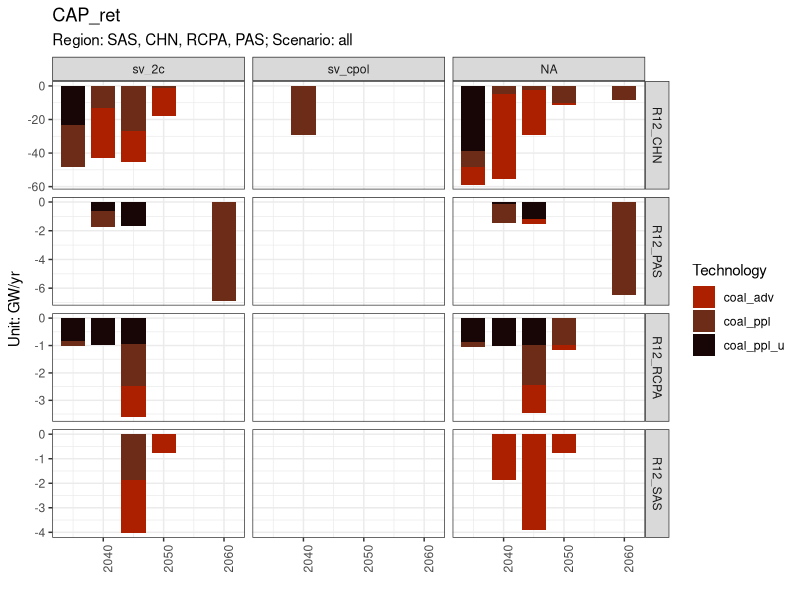
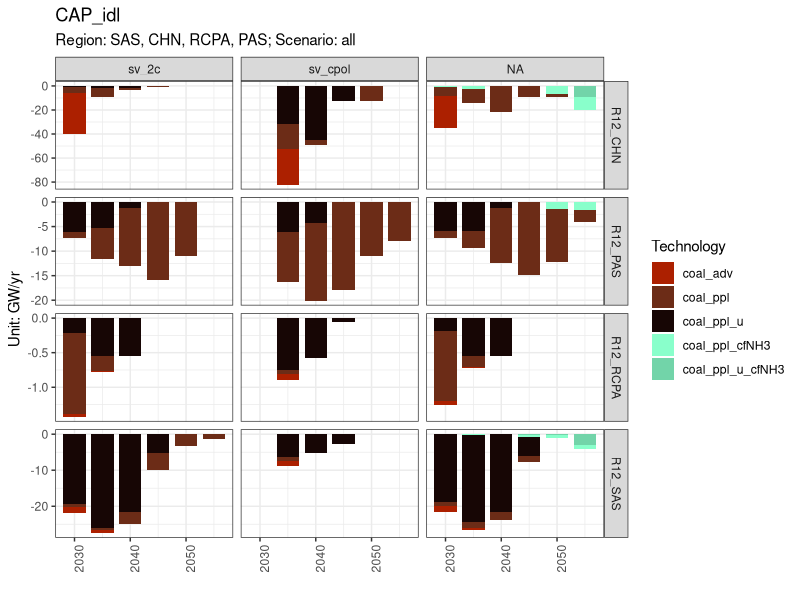
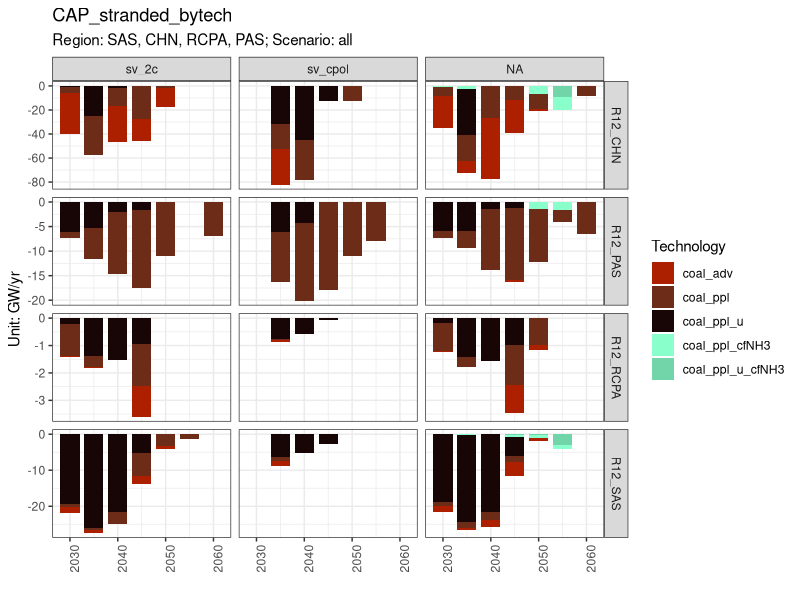
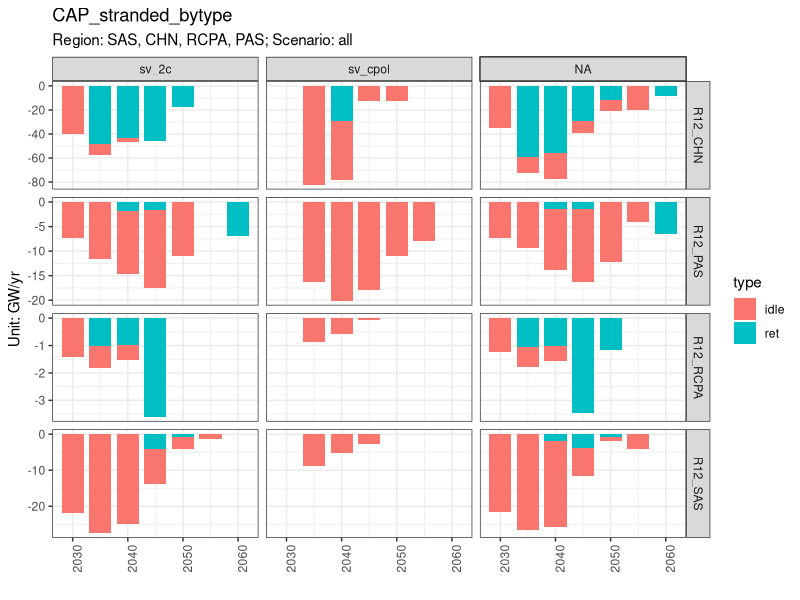
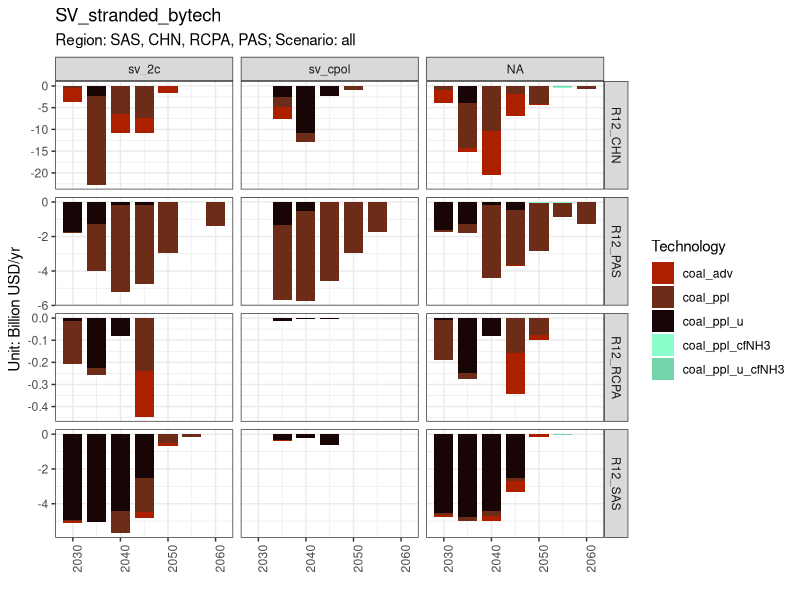
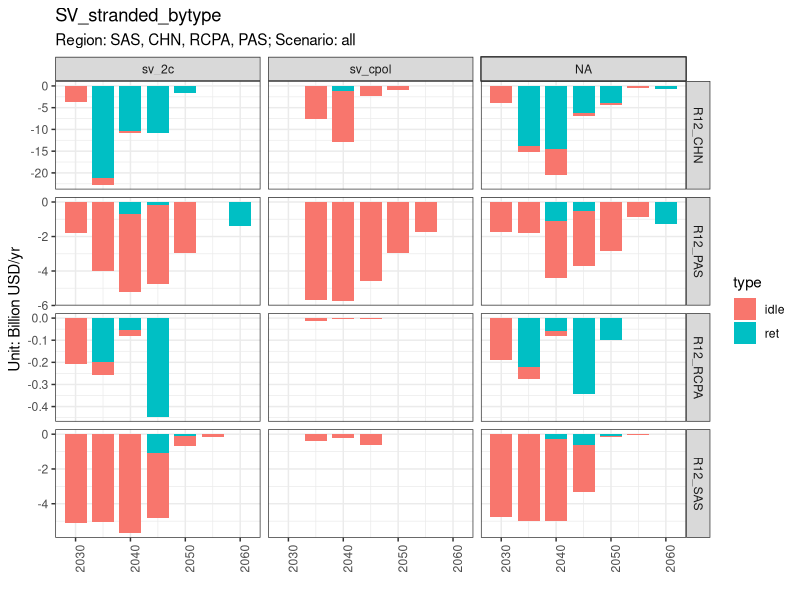
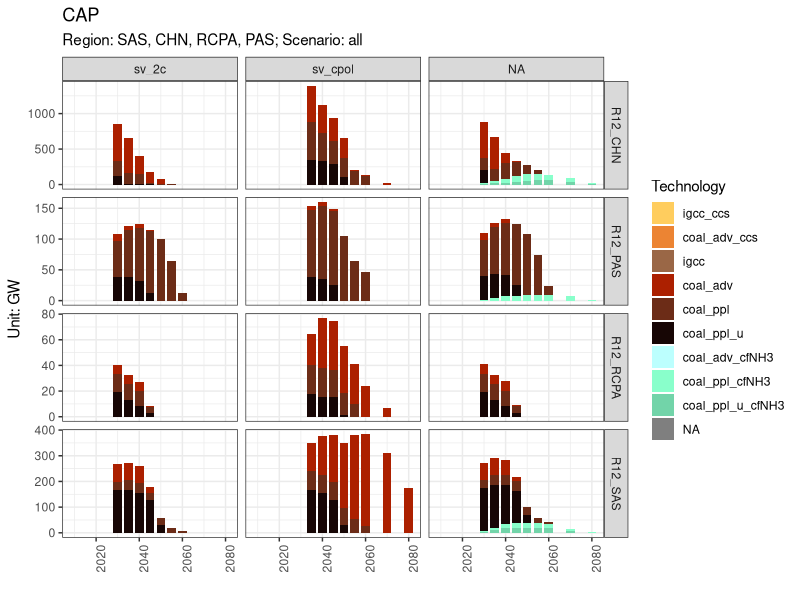
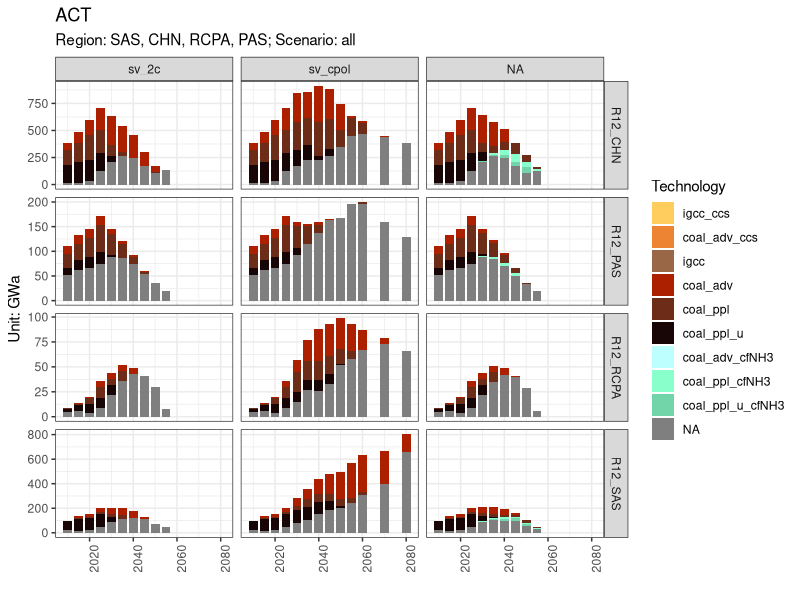

R code for these plots, in order:
library(ggplot2)
library(readr)
library(tidyr)
library(dplyr)

rm(list = ls(all = TRUE))
print(Sys.time())

# ---- Color code ----
color_code_scenario <- c(
  "sv_1p5c" = "#00BFFF",
  "sv_2c" = "#0000CD",
  "sv_2c_rapid_xcoal" = "#aad4d4",
  "sv_2c_buffer_decoal" = "#aad4d4",
  "sv_cpol" = "grey"
)

color_code_coal <- c(
  "igcc_ccs" = "#ffcd5e",
  "coal_adv_ccs" = "#ec8433",
  "coal_adv_rccs" = "#faf700",
  "igcc" = "#9a6746",
  "coal_adv" = "#ac2000",
  "coal_ppl" = "#6c2c17",
  "coal_ppl_u" = "#170605",
  "coal_adv_cfNH3" = "#bcfffe",
  "coal_ppl_cfNH3" = "#89ffcb",
  "coal_ppl_u_cfNH3" = "#72d4a9",
  "coal_adv_cfbio" = "#d4e6a6",
  "coal_ppl_cfbio" = "#a2bb87",
  "coal_ppl_u_cfbio" = "#7d9169"
)

tech_parent <- c(
  "igcc_ccs",
  "coal_adv_ccs",
  "igcc",
  "coal_adv",
  "coal_ppl",
  "coal_ppl_u"
)

# ---- Load csv ----
df <- read_csv("d_prep.csv")

# Show column names
colnames(df)[colnames(df) == "sc"] <- "Scenario"
colnames(df)[colnames(df) == "nl"] <- "Region"
colnames(df)[colnames(df) == "t"] <- "Technology"
colnames(df)[colnames(df) == "yv"] <- "Year_start"
colnames(df)[colnames(df) == "ya"] <- "Year"
colnames(df)[colnames(df) == "m"] <- "Mode"
colnames(df)[colnames(df) == "ACT"] <- "ACT"
colnames(df)[colnames(df) == "CAP"] <- "CAP"
colnames(df)[colnames(df) == "inv_cost"] <- "inv_cost"

# Remove additional modes to avoid double-counting parent technologies
df %>% filter(!((df$Mode == "M2") & (df$Technology %in% tech_parent))) -> df
df %>% filter(!((df$Mode == "M3") & (df$Technology %in% tech_parent))) -> df
df %>% filter(!((df$Mode == "M4") & (df$Technology %in% tech_parent))) -> df

# ---- Calculate CAP_ret ----
df$prox <- df$Year
df$value <- df$CAP
t <- df %>% select(
  "Scenario",
  "Region",
  "Technology",
  "Mode",
  "Year_start",
  "prox",
  "value"
)
t$Year_prox_act <- t$prox
t$prox <- t$prox - 5

d <- right_join(t, df, by = c(
  "Scenario",
  "Region",
  "Technology",
  "Mode",
  "Year_start",
  "prox"
))

d$CAP_retire <- ifelse(
  is.na(d$value.x) | is.na(d$value.y), NA, d$value.x - d$value.y
)
d$life_retire <- ifelse(
  is.na(d$Year) | d$Year_start == "hist" | is.na(d$Year_start),
  NA, d$Year - as.numeric(d$Year_start) + 5
)
d$life_actual <- ifelse(
  is.na(d$Year) | d$Year_start == "hist" | is.na(d$Year_start),
  NA, d$Year - as.numeric(d$Year_start)
)
d$life_expected <- 30

d %>% filter((d$CAP_retire < 0) & (d$Year >= 2010)) -> d_ret
d_ret$type <- "ret"

# ---- Plot CAP_ret ----
d_ret$Year <- d_ret$Year_prox_act
d_ret$CAP_stranded <- d_ret$CAP_retire
d_ret -> dp

dp$CAP_retire <- dp$CAP_retire / 5

plot_name <- "CAP_ret"
dp$Technology %>% factor(levels = names(color_code_coal)) -> dp$Technology
dp$Scenario %>% factor(levels = names(color_code_scenario)) -> dp$Scenario
dp %>%
  ggplot() +
  theme_bw() +
  labs(
    title = plot_name,
    subtitle = "Region: SAS, CHN, RCPA, PAS; Scenario: all",
    x = "", y = "Unit: GW/yr"
  ) +
  geom_bar(
    data = dp, aes(y = CAP_retire, x = Year, fill = Technology),
    stat = "identity", position = "stack", width = 4
  ) +
  theme(axis.text.x = element_text(angle = 90, hjust = 1)) +
  facet_grid(vars(Region), vars(Scenario), scales = "free_y") +
  scale_fill_manual(values = color_code_coal) -> p

print(p)
ggsave(paste0(plot_name, ".png"), width = 9, height = 5, dpi = 330)

# ---- Plot CAP_idle ----
d %>% filter((d$CAP_retire >= 0) &
  (d$Year_start != "hist") &
  (d$CAP != 0)) -> d_idle
d_idle <- d_idle %>%
  mutate(idle_share = ifelse(
    (d_idle$ACT / d_idle$CAP - 0.85) > 0, 0,
    d_idle$ACT / d_idle$CAP - 0.85
  )) # The max capacity factor = 0.85

d_idle$CAP_idling <- d_idle$CAP * d_idle$idle_share
d_idle$CAP_stranded <- d_idle$CAP_idling
d_idle$type <- "idle"
d_idle -> dp

dp$CAP_idling <- dp$CAP_idling / 5

plot_name <- "CAP_idl"
dp$Technology %>% factor(levels = names(color_code_coal)) -> dp$Technology
dp$Scenario %>% factor(levels = names(color_code_scenario)) -> dp$Scenario
dp %>%
  ggplot() +
  theme_bw() +
  labs(
    title = plot_name,
    subtitle = "Region: SAS, CHN, RCPA, PAS; Scenario: all",
    x = "", y = "Unit: GW/yr"
  ) +
  geom_bar(
    data = dp, aes(y = CAP_idling, x = Year, fill = Technology),
    stat = "identity", position = "stack", width = 4
  ) +
  theme(axis.text.x = element_text(angle = 90, hjust = 1)) +
  facet_grid(vars(Region), vars(Scenario), scales = "free_y") +
  scale_fill_manual(values = color_code_coal) -> p

print(p)
ggsave(paste0(plot_name, ".png"), width = 9, height = 5, dpi = 330)

# ---- Plot CAP_stranded ----
set <- c(
  "Scenario",
  "Region",
  "Technology",
  "Mode",
  "Year_start",
  "Year",
  "ACT",
  "type",
  "CAP",
  "CAP_stranded",
  "life_actual",
  "life_retire",
  "life_expected",
  "inv_cost"
)

t1 <- d_idle %>% select(set)
t2 <- d_ret %>% select(set)

d_sv <- rbind(t1, t2)
d_sv -> dp
dp$CAP_stranded <- dp$CAP_stranded / 5

plot_name <- "CAP_stranded_bytech"
dp$Technology %>% factor(levels = names(color_code_coal)) -> dp$Technology
dp$Scenario %>% factor(levels = names(color_code_scenario)) -> dp$Scenario
dp %>%
  ggplot() +
  theme_bw() +
  labs(
    title = plot_name,
    subtitle = "Region: SAS, CHN, RCPA, PAS; Scenario: all",
    x = "", y = "Unit: GW/yr"
  ) +
  geom_bar(
    data = dp, aes(y = CAP_stranded, x = Year, fill = Technology),
    stat = "identity", position = "stack", width = 4
  ) +
  theme(axis.text.x = element_text(angle = 90, hjust = 1)) +
  facet_grid(vars(Region), vars(Scenario), scales = "free_y") +
  scale_fill_manual(values = color_code_coal) -> p

print(p)
ggsave(paste0(plot_name, ".png"), width = 9, height = 5, dpi = 330)

plot_name <- "CAP_stranded_bytype"
dp$Technology %>% factor(levels = names(color_code_coal)) -> dp$Technology
dp$Scenario %>% factor(levels = names(color_code_scenario)) -> dp$Scenario
dp %>%
  ggplot() +
  theme_bw() +
  labs(
    title = plot_name,
    subtitle = "Region: SAS, CHN, RCPA, PAS; Scenario: all",
    x = "", y = "Unit: GW/yr"
  ) +
  geom_bar(
    data = dp, aes(y = CAP_stranded, x = Year, fill = type),
    stat = "identity", position = "stack", width = 4
  ) +
  theme(axis.text.x = element_text(angle = 90, hjust = 1)) +
  facet_grid(vars(Region), vars(Scenario), scales = "free_y") -> p

print(p)
ggsave(paste0(plot_name, ".png"), width = 9, height = 5, dpi = 330)

# ---- Calculate SV ----
d_sv <- d_sv %>%
  mutate(sv_share = ifelse((life_expected - life_retire) < 0, 1,
    (life_expected - life_retire) / life_expected
  ))
d_sv <- d_sv %>%
  mutate(idle_share = ifelse(type == "ret", 1,
    -(ACT / CAP - 0.85)
  ))
d_sv <- d_sv %>% # adjust investment cost for addon technologies
  mutate(Technology_parent = case_when(
    Technology == "coal_adv_cfNH3" ~ "coal_adv",
    Technology == "coal_ppl_cfNH3" ~ "coal_ppl",
    Technology == "coal_ppl_u_cfNH3" ~ "coal_ppl_u",
    Technology == "coal_adv_cfbio" ~ "coal_adv",
    Technology == "coal_ppl_cfbio" ~ "coal_ppl",
    Technology == "coal_ppl_u_cfbio" ~ "coal_ppl_u",
    Technology == "coal_adv_rccs" ~ "coal_adv",
    TRUE ~ Technology
  ))
set <- c(
  "Scenario",
  "Region",
  "Technology",
  "Mode",
  "Year_start",
  "Year",
  "Technology_parent",
  "inv_cost"
)
d_sv <- d_sv %>%
  left_join(d_sv %>% select(set),
    by = c(
      "Technology_parent" = "Technology",
      "Year_start" = "Year_start",
      "Year" = "Year",
      "Scenario" = "Scenario",
      "Region" = "Region",
      "Mode" = "Mode"
    ),
    suffix = c("", "_add")
  ) %>%
  mutate(inv_cost_all = case_when(
    Technology == "coal_ppl_cfNH3" ~ inv_cost + inv_cost_add,
    Technology == "coal_adv_cfNH3" ~ inv_cost + inv_cost_add,
    Technology == "coal_ppl_u_cfNH3" ~ inv_cost + inv_cost_add,
    Technology == "coal_ppl_cfbio" ~ inv_cost + inv_cost_add,
    Technology == "coal_adv_cfbio" ~ inv_cost + inv_cost_add,
    Technology == "coal_ppl_u_cfbio" ~ inv_cost + inv_cost_add,
    Technology == "coal_adv_rccs" ~ inv_cost + inv_cost_add,
    TRUE ~ inv_cost
  )) %>%
  select(-ends_with("_add"))

d_sv$sv <- d_sv$sv_share * d_sv$inv_cost * d_sv$CAP_stranded * d_sv$idle_share

# ---- Plot SV ----
d_sv -> dp
dp$sv <- dp$sv / 5
dp$sv <- dp$sv / 1000

plot_name <- "SV_stranded_bytech"
dp$Technology %>% factor(levels = names(color_code_coal)) -> dp$Technology
dp$Scenario %>% factor(levels = names(color_code_scenario)) -> dp$Scenario
dp %>%
  ggplot() +
  theme_bw() +
  labs(
    title = plot_name,
    subtitle = "Region: SAS, CHN, RCPA, PAS; Scenario: all",
    x = "", y = "Unit: Billion USD/yr"
  ) +
  geom_bar(
    data = dp, aes(y = sv, x = Year, fill = Technology),
    stat = "identity", position = "stack", width = 4
  ) +
  theme(axis.text.x = element_text(angle = 90, hjust = 1)) +
  facet_grid(vars(Region), vars(Scenario), scales = "free_y") +
  scale_fill_manual(values = color_code_coal) -> p

print(p)
ggsave(paste0(plot_name, ".png"), width = 9, height = 5, dpi = 330)

plot_name <- "SV_stranded_bytype"
dp %>%
  ggplot() +
  theme_bw() +
  labs(
    title = plot_name,
    subtitle = "Region: SAS, CHN, RCPA, PAS; Scenario: all",
    x = "", y = "Unit: Billion USD/yr"
  ) +
  geom_bar(
    data = dp, aes(y = sv, x = Year, fill = type),
    stat = "identity", position = "stack", width = 4
  ) +
  theme(axis.text.x = element_text(angle = 90, hjust = 1)) +
  facet_grid(vars(Region), vars(Scenario), scales = "free_y") -> p

print(p)
ggsave(paste0(plot_name, ".png"), width = 9, height = 5, dpi = 330)

# ---- Plot CAP ----
d -> dp

dp %>% filter(dp$Year %in% c(
  "2010", "2015", "2020", "2025", "2030", "2035", "2040",
  "2045", "2050", "2055", "2060", "2070", "2080"
)) -> dp

plot_name <- "CAP"
dp$Technology %>% factor(levels = names(color_code_coal)) -> dp$Technology
dp$Scenario %>% factor(levels = names(color_code_scenario)) -> dp$Scenario
dp %>%
  ggplot() +
  theme_bw() +
  labs(
    title = plot_name,
    subtitle = "Region: SAS, CHN, RCPA, PAS; Scenario: all",
    x = "", y = "Unit: GW"
  ) +
  geom_bar(
    data = dp, aes(y = CAP, x = Year, fill = Technology),
    stat = "identity", position = "stack", width = 4
  ) +
  theme(axis.text.x = element_text(angle = 90, hjust = 1)) +
  facet_grid(vars(Region), vars(Scenario), scales = "free_y") +
  scale_fill_manual(values = color_code_coal) -> p

print(p)
ggsave(paste0(plot_name, ".png"), width = 9, height = 5, dpi = 330)

# ---- Plot ACT ----
d -> dp

dp %>% filter(dp$Year %in% c(
  "2010", "2015", "2020", "2025", "2030", "2035", "2040",
  "2045", "2050", "2055", "2060", "2070", "2080"
)) -> dp

plot_name <- "ACT"
dp$Technology %>% factor(levels = names(color_code_coal)) -> dp$Technology
dp$Scenario %>% factor(levels = names(color_code_scenario)) -> dp$Scenario
dp %>%
  ggplot() +
  theme_bw() +
  labs(
    title = plot_name,
    subtitle = "Region: SAS, CHN, RCPA, PAS; Scenario: all",
    x = "", y = "Unit: GWa"
  ) +
  geom_bar(
    data = dp, aes(y = ACT, x = Year, fill = Technology),
    stat = "identity", position = "stack", width = 4
  ) +
  theme(axis.text.x = element_text(angle = 90, hjust = 1)) +
  facet_grid(vars(Region), vars(Scenario), scales = "free_y") +
  scale_fill_manual(values = color_code_coal) -> p

print(p)
ggsave(paste0(plot_name, "_gas_coal.png"), width = 9, height = 5, dpi = 330)

d %>% filter(d$Technology %in% names(color_code_coal)) -> dp

dp %>% filter(dp$Year %in% c(
  "2010", "2015", "2020", "2025", "2030", "2035", "2040",
  "2045", "2050", "2055", "2060", "2070", "2080"
)) -> dp

plot_name <- "ACT"
dp$Technology %>% factor(levels = names(color_code_coal)) -> dp$Technology
dp$Scenario %>% factor(levels = names(color_code_scenario)) -> dp$Scenario
dp %>%
  ggplot() +
  theme_bw() +
  labs(
    title = plot_name,
    subtitle = "Region: SAS, CHN, RCPA, PAS; Scenario: all",
    x = "", y = "Unit: GWa"
  ) +
  geom_bar(
    data = dp, aes(y = ACT, x = Year, fill = Technology),
    stat = "identity", position = "stack", width = 4
  ) +
  theme(axis.text.x = element_text(angle = 90, hjust = 1)) +
  facet_grid(vars(Region), vars(Scenario), scales = "free_y") +
  scale_fill_manual(values = color_code_coal) -> p

print(p)
ggsave(paste0(plot_name, "_coal.png"), width = 9, height = 5, dpi = 330)

# ---- Save rdata ----
save(d_sv, file = "d_plot.RData")
